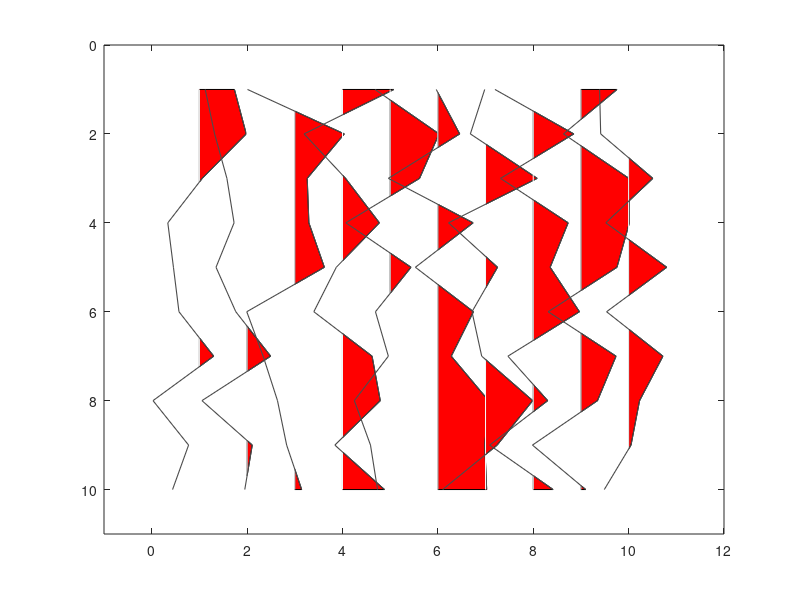

Here is the MATLAB script that generated this plot:
function wigb(a,scal,x,z,amx,indices)
%WIGB: Plot seismic data using wiggles.
%
%  WIGB(a,scal,x,z,amx)
%
%  IN  a:     seismic data (a matrix, traces are columns)
%      scale: multiple data by scal
%      x:     horizontal axis (often offset)
%      z:     vertical axis (often time)
%
%  Note
%
%    If only 'a' is enter, 'scal,x,z,amn,amx' are set automatically;
%    otherwise, 'scal' is a scalar; 'x, z' are vectors for annotation in
%    offset and time, amx are the amplitude range.
%
%
%  Author(s): Xingong Li (Intseis, Integrated Seismic Solutions)
%  Copyright 1998-2003 Xingong
%  Revision: 1.2  Date: Dec/2002
%  Modified by Yunfeng Chen, Nov. 29, 2016 to plot the stacked trace
%  Y.C., Jan. 15, 2018, plot missing traces in red
%  IN indices: indices of empty traces
if_sum = false;
if if_sum
   a = [a, sum(a,2)/size(a,2)];
   x = [x x(end)+5*(x(end)-x(end-1))];
end
if nargin == 0, nx=10;nz=10; a = rand(nz,nx)-0.5; end;

[nz,nx]=size(a);
trmx= max(abs(a));

if (nargin == 6) 
    if isempty(amx)
        amx=mean(trmx); 
    end
end
if (nargin <= 4); amx=mean(trmx); indices=[]; end;
if (nargin <= 2); x=[1:nx]; z=[1:nz];  end;
if (nargin <= 1); scal =1; end;

if nx <= 1; disp(' ERR:PlotWig: nx has to be more than 1');return;end;

% take the average as dx

dx1 = abs(x(2:nx)-x(1:nx-1));
dx = median(dx1);


dz=z(2)-z(1);
xmx=max(max(a)); xmn=min(min(a));

if scal == 0; scal=1; end;
a = a * dx /amx;
a = a * scal;


fprintf(' PlotWig: data range [%f, %f], plotted max %f \n',xmn,xmx,amx);

% set display range

x1=min(x)-2.0*dx; x2=max(x)+2.0*dx;
z1=min(z)-dz; z2=max(z)+dz;

set(gca,'NextPlot','add','Box','on', ...
    'XLim', [x1 x2], ...
    'YDir','reverse', ...
    'YLim',[z1 z2]);



fillcolor = [1.0 0.0 0.0];
linecolor = [0.3 0.3 0.3];
linewidth = 0.8;

z=z'; 	% input as row vector
zstart=z(1);
zend  =z(nz);

for i=1:nx,
    
    if trmx(i) ~= 0;    % skip the zero traces
        tr=a(:,i); 	% --- one scale for all section
        s = sign(tr) ;
        i1= find( s(1:nz-1) ~= s(2:nz) );	% zero crossing points
        npos = length(i1);
        
        
        %12/7/97
        zadd = i1 + tr(i1) ./ (tr(i1) - tr(i1+1)); %locations with 0 amplitudes
        aadd = zeros(size(zadd));
        
        [zpos,vpos] = find(tr >0);
        [zz,iz] = sort([zpos; zadd]); 	% indices of zero point plus positives
        aa = [tr(zpos); aadd];
        aa = aa(iz);
        
        % be careful at the ends
        if tr(1)>0, 	a0=0; z0=1.00;
        else, 		a0=0; z0=zadd(1);
        end;
        if tr(nz)>0, 	a1=0; z1=nz;
        else, 		a1=0; z1=max(zadd);
        end;
        
        zz = [z0; zz; z1; z0];
        aa = [a0; aa; a1; a0];
        
        zzz = zstart + zz*dz -dz;
        % YC, plot in red if it is reconstructed traces
        if ismember(i,indices)
            patch( aa+x(i) , zzz,  [1 0 0]);
        else
            patch( aa+x(i) , zzz,  fillcolor);
        end
        
        
         line( 'Color',[1 1 1],  ...
             'Xdata', x(i)+[0 0], 'Ydata',[zstart zend]); % remove zero line
        
        %'LineWidth',linewidth, ...
        %12/7/97 'Xdata', x(i)+[0 0], 'Ydata',[z0 z1]*dz);	% remove zero line
        
        line( 'Color',linecolor,...
            'LineWidth',linewidth, ...
            'Xdata', tr+x(i), 'Ydata',z);	% negatives line
        
    else % zeros trace
%         line( 'Color',linecolor,'EraseMode','background',  ...
%             'LineWidth',linewidth, ...
%             'Xdata', [x(i) x(i)], 'Ydata',[zstart zend]);
    end;
end;
